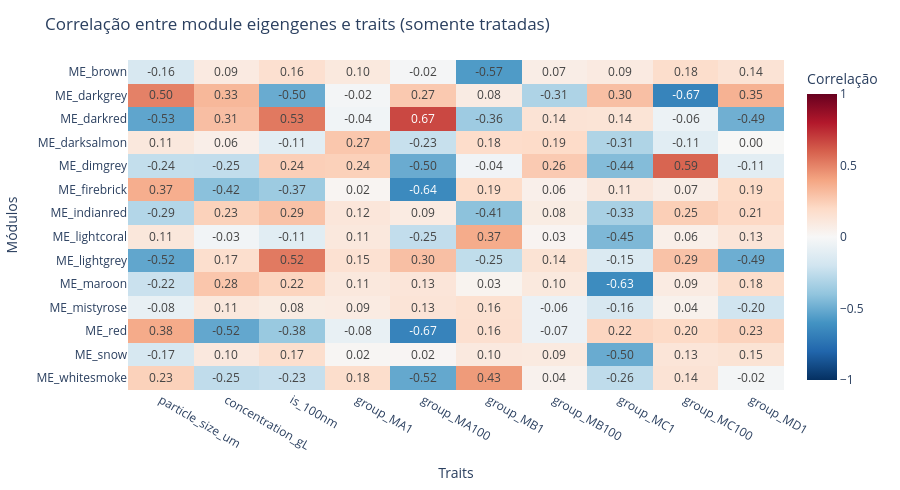

This figure's notebook cell:
### Code cell
fig = px.imshow(
    corr_matrix_treated.astype(float),
    color_continuous_scale="RdBu_r",
    zmin=-1, zmax=1,
    text_auto='.2f',
    aspect="auto",
    labels=dict(x="Traits", y="Módulos", color="Correlação"),
    x=corr_matrix_treated.columns,
    y=corr_matrix_treated.index,
    title="Correlação entre module eigengenes e traits (somente tratadas)"
 )

fig.update_layout(
    width=900, height=max(400, 35*len(corr_matrix_treated)),
    margin=dict(l=100, r=20, t=60, b=100),
    xaxis_title="Traits",
    yaxis_title="Módulos"
 )

fig.show()

### Figure 1 — Plotly figure (JSON) as saved in the notebook; plotly's stock layout.template omitted (floating-point values rounded to 4 significant figures; data arrays with more than 128 entries replaced by an {"elided": "..."} marker saying what was removed)
{"data": [{"coloraxis": "coloraxis", "hovertemplate": "Traits: %{x}<br>Módulos: %{y}<br>Correlação: %{z}<extra></extra>", "name": "0", "texttemplate": "%{z:.2f}", "type": "heatmap", "x": ["particle_size_um", "concentration_gL", "is_100nm", "group_MA1", "group_MA100", "group_MB1", "group_MB100", "group_MC1", "group_MC100", "group_MD1"], "xaxis": "x", "y": ["ME_brown", "ME_darkgrey", "ME_darkred", "ME_darksalmon", "ME_dimgrey", "ME_firebrick", "ME_indianred", "ME_lightcoral", "ME_lightgrey", "ME_maroon", "ME_mistyrose", "ME_red", "ME_snow", "ME_whitesmoke"], "yaxis": "y", "z": {"elided": "14x10 float values"}}], "layout": {"coloraxis": {"cmax": 1, "cmin": -1, "colorbar": {"title": {"text": "Correlação"}}, "colorscale": [[0, "rgb(5,48,97)"], [0.1, "rgb(33,102,172)"], [0.2, "rgb(67,147,195)"], [0.3, "rgb(146,197,222)"], [0.4, "rgb(209,229,240)"], [0.5, "rgb(247,247,247)"], [0.6, "rgb(253,219,199)"], [0.7, "rgb(244,165,130)"], [0.8, "rgb(214,96,77)"], [0.9, "rgb(178,24,43)"], [1, "rgb(103,0,31)"]]}, "height": 490, "margin": {"b": 100, "l": 100, "r": 20, "t": 60}, "title": {"text": "Correlação entre module eigengenes e traits (somente tratadas)"}, "width": 900, "xaxis": {"anchor": "y", "domain": [0, 1], "title": {"text": "Traits"}}, "yaxis": {"anchor": "x", "autorange": "reversed", "domain": [0, 1], "title": {"text": "Módulos"}}}}
